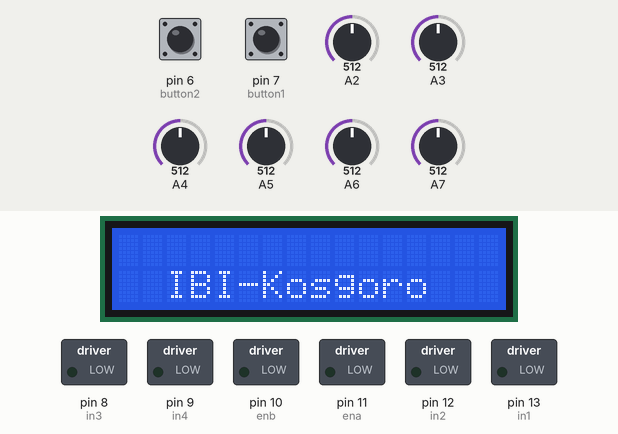
This sketch was run on a simulated Arduino Nano, built with avr-gcc and run on an emulated ATmega328P. Shown: 16×2 character LCD, switched loads named in the sketch (green lamp = pin HIGH). The test bench sets the inputs (shaded band); at power-on: pin 7 (button1) HIGH, A2 = 512, A3 = 512, A4 = 512, A5 = 512, A6 = 512, pin 6 (button2) HIGH, A7 = 512.

Above: at 1.2 s.
1.3 s: pin 7 (button1) pulled LOW for 0.15 s
At 2.6 s:
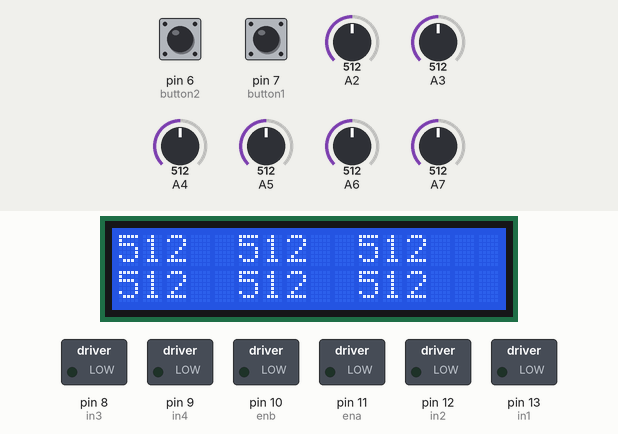
2.9 s: A2 set to 716
At 3.5 s:
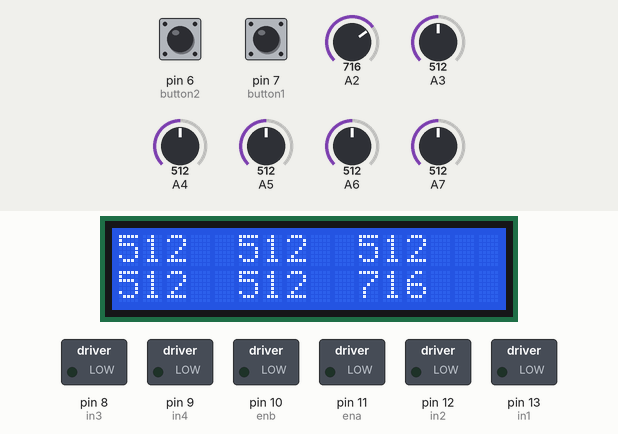
4.4 s: A3 set to 716
At 5.3 s:
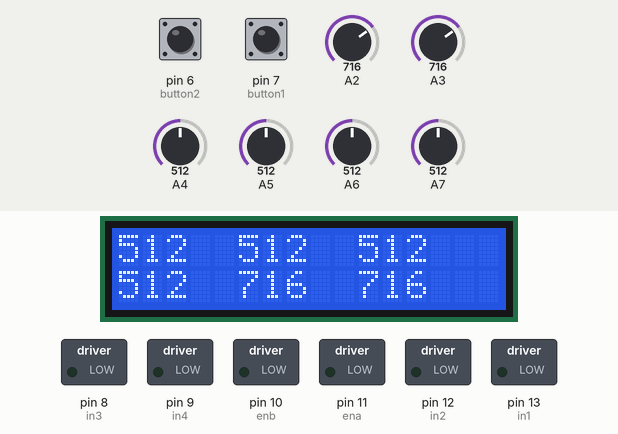
5.9 s: A4 set to 716
At 7.1 s:
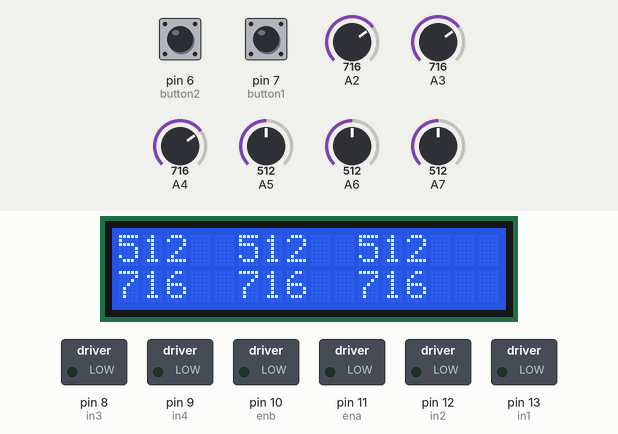
7.4 s: A5 set to 716
At 8.1 s:
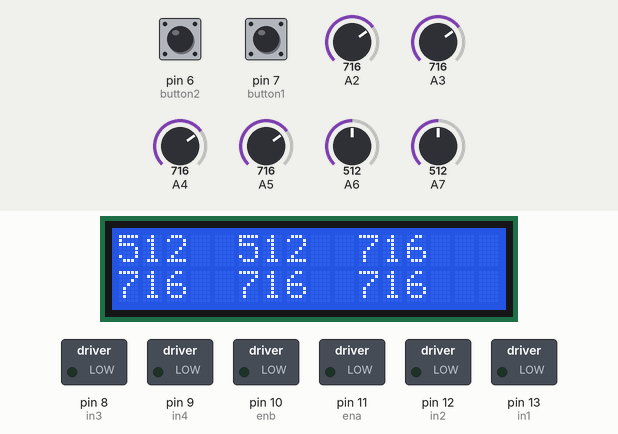
9.0 s: A6 set to 716
At 10.2 s:
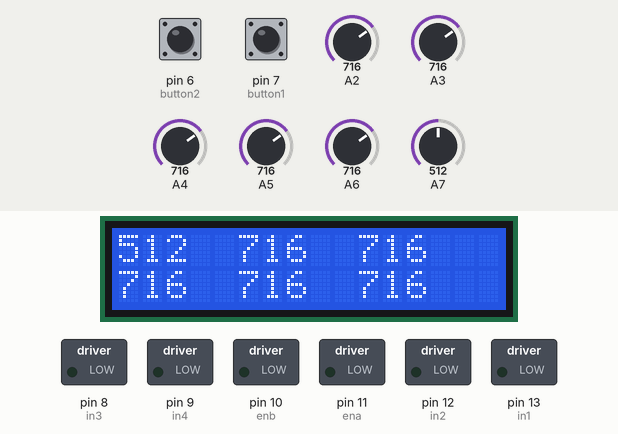
Timing chart, 0 to 11.5 s (numbered marks = the images above; inputs shaded):
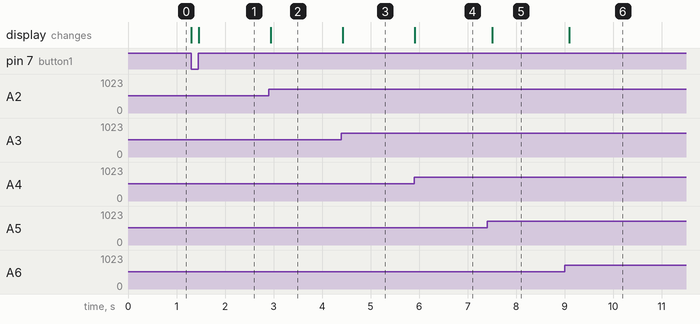

Measured:
- after the input at 1.3 s, the display: first changes at once (image 1 shows a later state)
- after the input at 2.9 s, the display: changes at once (image 2)
- after the input at 4.4 s, the display: changes at once (image 3)
- after the input at 5.9 s, the display: changes at once (image 4)
- after the input at 7.4 s, the display: changes after 0.11 s (image 5)
- after the input at 9.0 s, the display: changes after 0.10 s (image 6)

The sketch:

new_LF.ino
```cpp
/*l298 wiring
 header no 1 -> in3
 header no 2 -> in4
 header no 3 -> enb
 header no 4 -> ena
 header no 5 -> in2
 header no 6 -> in1
*/

#include<LiquidCrystal.h>
#include <EEPROM.h>

LiquidCrystal lcd(A1,A0,2,3,4,5);

int sensor[6];
int ref[6]={400,400,450,450,400,400};
//int ref[6];
int button1=7;
int button2=6;
int i,xsensor,var,start1,start2;
int s0,s1,s2,s3,s4,s5,flag;
unsigned char pwm_ka,pwm_ki;
int j;
int in1=13;
int in2=12;
int ena=11;
int in3=8;
int in4=9;
int enb=10;
int laju,kecepatan;
int data_putih[6],data_gelap[6],data_sensor_depan[6];
int address,address_speed=10;

void maju(unsigned char kiri, unsigned char kanan){
  pwm_ka=kanan;   pwm_ki=kiri;
  analogWrite(ena,pwm_ka); analogWrite(enb,pwm_ki+10);
  digitalWrite(in2,HIGH);   digitalWrite(in4,LOW);
  digitalWrite(in1,LOW);  digitalWrite(in3,HIGH);
}
void mundur(unsigned char kiri, unsigned char kanan){
  pwm_ka=kanan;   pwm_ki=kiri;
  analogWrite(ena,pwm_ka); analogWrite(enb,pwm_ki);
  digitalWrite(in2,LOW);   digitalWrite(in4,HIGH);
  digitalWrite(in1,HIGH);  digitalWrite(in3,LOW);
}
void bel_ka(unsigned char kiri,unsigned char kanan){
  pwm_ki=kiri;    pwm_ka=kanan;
  analogWrite(ena,pwm_ka); analogWrite(enb,pwm_ki+10);
  digitalWrite(in2,LOW);   digitalWrite(in4,LOW);
  digitalWrite(in1,HIGH);  digitalWrite(in3,HIGH);
}
void bel_ki(unsigned char kiri,unsigned char kanan){
  pwm_ki=kiri;    pwm_ka=kanan;
  analogWrite(ena,pwm_ka); analogWrite(enb,pwm_ki+10);
  digitalWrite(in2,HIGH);   digitalWrite(in4,HIGH);
  digitalWrite(in1,LOW);  digitalWrite(in3,LOW);
}
void stopped(){
  analogWrite(ena,LOW); analogWrite(enb,LOW);
  digitalWrite(in2,HIGH);   digitalWrite(in4,HIGH);
  digitalWrite(in1,HIGH);  digitalWrite(in3,HIGH);
}
void baca_button(){
  start1=digitalRead(button1);
  start2=digitalRead(button2);
}
void baca_sensor(){
  sensor[0]=analogRead(A7);
  sensor[1]=analogRead(A6);
  sensor[2]=analogRead(A5);
  sensor[3]=analogRead(A4);
  sensor[4]=analogRead(A3);
  sensor[5]=analogRead(A2);
}
void convert_sensor(){
  baca_sensor();
  /*for(i=0;i<=5;i++){
    ref[i]=EEPROM.read(i);
  }*/
  xsensor=63;
  xsensor&=63;
  if(sensor[0]<ref[0]){s0=0; var=1;}   else{s0=1; var=0; flag=1;} xsensor&=~var;
  if(sensor[1]<ref[1]){s1=0; var=2;}   else{s1=1; var=0;} xsensor&=~var;
  if(sensor[2]<ref[2]){s2=0; var=4;}   else{s2=1; var=0;} xsensor&=~var;
  if(sensor[3]<ref[3]){s3=0; var=8;}   else{s3=1; var=0;} xsensor&=~var;
  if(sensor[4]<ref[4]){s4=0; var=16;}  else{s4=1; var=0;} xsensor&=~var;
  if(sensor[5]<ref[5]){s5=0; var=32;}  else{s5=1; var=0; flag=0;} xsensor&=~var;
}
void tampil_sensor(){
  convert_sensor();
  lcd.setCursor(0,0);
  lcd.print(s0);
  lcd.print(s1);
  lcd.print(s2);
  lcd.print(s3);
  lcd.print(s4);
  lcd.print(s5);
  Serial.print(s0);
  Serial.print(s1);
  Serial.print(s2);
  Serial.print(s3);
  Serial.print(s4);
  Serial.println(s5);
}
void tes_sensor(){
  baca_sensor();
  lcd.setCursor(0,0);
  lcd.print(sensor[0]);
  lcd.print("  ");
  lcd.setCursor(5,0);
  lcd.print(sensor[1]);
  lcd.print("  ");
  lcd.setCursor(10,0);
  lcd.print(sensor[2]);
  lcd.print("  ");
  lcd.setCursor(0,1);
  lcd.print(sensor[3]);
  lcd.print("  ");
  lcd.setCursor(5,1);
  lcd.print(sensor[4]);
  lcd.print("  ");
  lcd.setCursor(10,1);
  lcd.print(sensor[5]);
  lcd.print("  ");
  delay(100);
}
void kalibrasi(){
    lcd.clear();        lcd.setCursor(5,1);        lcd.print("PUTIH");
    delay(80);
    baca_button();
    while(start1){baca_button();}
    while(!start1){baca_button(); lcd.clear();}
    baca_sensor();
    data_putih[0]=sensor[0];
    data_putih[1]=sensor[1];
    data_putih[2]=sensor[2];
    data_putih[3]=sensor[3];
    data_putih[4]=sensor[4];
    data_putih[5]=sensor[5];

    lcd.clear();        lcd.setCursor(5,1);        lcd.print("HITAM");
    delay(80);

    baca_button();
    while(start1){baca_button();}
    while(!start1){baca_button(); lcd.clear();}
    baca_sensor();
    data_gelap[0]=sensor[0];
    data_gelap[1]=sensor[1];
    data_gelap[2]=sensor[2];
    data_gelap[3]=sensor[3];
    data_gelap[4]=sensor[4];
    data_gelap[5]=sensor[5];

    delay(5);
    for(i=0;i<=5;i++){
        ref[i]=((data_gelap[i]-data_putih[i])/2)+data_putih[i];
        EEPROM.write(address,ref[i]);
        address++;
        if(address == 6 ){
          address=0;
        }
    }

    lcd.clear();        lcd.setCursor(6,1);        lcd.print("DONE");
    delay(1000);
    lcd.clear();
}
void pid(unsigned char simpan){
    unsigned int kec_maks=160;
    unsigned int kec_min=90;
    float kp=0.25;
    float kd=1.6;
    static unsigned char ki=2.2;
    static int Error,lastError,error,right_speed,left_speed;

    convert_sensor();
    switch(xsensor){
      case 7: error=-7;  break;
      case 1: error=-6;  break;
      case 3: error=-5;  break;
      case 2: error=-4;  break;
      case 6: error=-3;  break;
      case 4: error=-2;  break;
      case 28:  error=1;  break;
      case 12: error=0;  break;
      case 14:  error=1;  break;
      case 8:  error=2;  break;
      case 24: error=3;  break;
      case 16: error=4;  break;
      case 48: error=5;  break;
      case 32: error=6;  break;
      case 56: error=7;  break;
      case 0:
        if(flag==0) {error=8;}
          else        {error=-8;}
          break;
    }
  int SetPoint = 0;                      // Setpoint yang diinginkan
  Error = SetPoint - error;
  int outPID = kp * Error + kd * (Error - lastError) + ki*0.1;
  lastError = Error;

  double motorKi = simpan - outPID;     // Motor Kiri
  double motorKa = simpan + outPID;     // Motor Kanan

  lcd.setCursor(0,1);
  lcd.print(motorKi);
  lcd.print(", ");
  lcd.print(motorKa);
  lcd.print(" ");
  /*** Pembatasan kecepatan ***/
  if (motorKi > kec_maks)motorKi = kec_maks;
  if (motorKi < kec_min)motorKi = kec_min;
  if (motorKa > kec_maks)motorKa = kec_maks;
  if (motorKa < kec_min)motorKa = kec_min;
  //move(1, rightMotorSpeed, 1);//motor derecho hacia adelante
  //move(0, leftMotorSpeed, 1);
  if(motorKi==motorKa){
    maju(simpan,simpan);
  }
  else if(motorKi>motorKa){
    bel_ka(motorKi,motorKa);
  }
  else if(motorKa>motorKi){
    bel_ki(motorKi,motorKa);
  }
}


void siku_kanan(){
  while(1){
  pid(150);
  if(s3==1 && s4==1 && s5==1)
    break;
  }
  maju(120,120);
  delay(100);
  while(1){
    convert_sensor();
    bel_ka(110,110);
    if(s5==1)break;
  }
  stopped();
  delay(100);
}
void siku_kiri(){
  while(1){
    pid(150);
    if(s0 && s1)break;
  }
  maju(120,120);
  delay(100);
  while(1){
    convert_sensor();
    bel_ki(130,130);
    if(s0)break;
  }
  stopped();
  delay(100);
}
void berhenti_hitam(){
  while(1){
    pid(150);
    if(s0 && s5)break;
  }
  while(1){
    stopped();
  }
}
void putus_putus(){
  while(1){
    pid(150);
    if(!s0 && !s1 && !s2 && !s3 && !s4 && !s5)break;
  }
  while(1){
    maju(130,130);
    convert_sensor();
    if(s1 || s2 || s3 || s4)break;
  }
}
void perempatan_lurus(){
  while(1){
  pid(130);
  if((s0==1 && s1==1 && s2==1 && s3==1)||
    (s2==1 && s3==1 && s4==1 && s5==1))
    break;
  }
  maju(130,130);
  delay(70);
}
void berhenti(){
  while(1){
    stopped();
  }
}
void maju_terus(){
  while(1){
  pid(150);
  if(s2== 1 && s3== 1)
  break;
  }
  maju(130,130);
  delay(70);
}
void maju_start(){
  while(1){
    maju(100,100);
    convert_sensor();
    if(!s0 || !s5)break;
  }
}


void setup() {
  lcd.begin(16,2);
  lcd.setCursor(0,1);
  lcd.print("  IBI-Kosgoro");
  Serial.begin(9600);
  pinMode (in1, OUTPUT);
  pinMode (in2, OUTPUT);
  pinMode (ena, OUTPUT);
  pinMode (in3, OUTPUT);
  pinMode (in4, OUTPUT);
  pinMode (enb, OUTPUT);
  pinMode (button1, INPUT_PULLUP);
  pinMode (button2, INPUT_PULLUP);

}

void loop(){
  /*maju(100,100);
  delay(1000);
  mundur(250,250);
  delay(2000);*/
  baca_button();
  while(start1 && start2){baca_button();}//tampil_sensor();}//}
  if(!start1){
    lcd.clear();
    while(!start1){baca_button();}//tampil_sensor();}
    while(1){
      tes_sensor();
    }
  }
  else if(!start2){
    lcd.clear();
    while(!start2){baca_button();tampil_sensor();}
    while(1){
      ///TULIS PROGRAM DISINI
      //pid(150);
      // function maju(); mundur(); bel_ka(); bel_ki(); stopped(); siku_kanan(); siku_kiri(); berhenti_hitam(); putus_putus(); perempatan_lurus();

      //BERAKHIR DISINI
    }
  }
}
```
